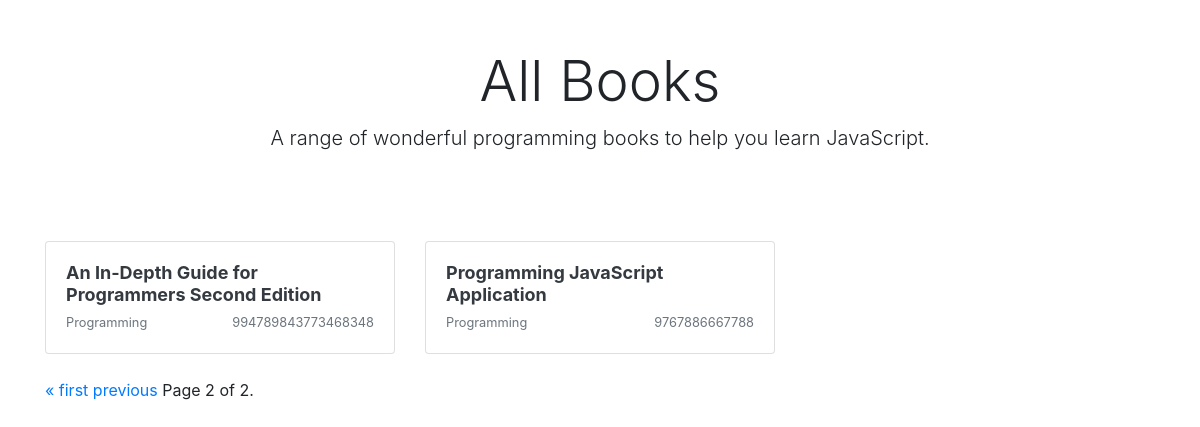
/books/g/Programming?page=2, run on the app's committed database.
### books/models.py (models this page shows, shortened)
class Books(models.Model):
    title = models.CharField(max_length=100)
    slug = models.SlugField(null=True)
    genre = models.CharField(max_length=100)
    author = models.CharField(max_length=100)
    isbn = models.CharField(max_length=100)
    count = models.IntegerField(null=True, default=0)
    class Meta:
        verbose_name_plural = "Books"

### books/views.py (the view)
# urls.py: path('g/<str:genre>', GenreView.as_view(), name='genre'),
class GenreView(ListView):
    model = Books
    template_name = 'home.html'
    context_object_name = 'books'
    paginate_by = 2  # Pagination over-write
    def get_queryset(self, *args, **kwargs):
        return Books.objects.filter(genre__icontains=self.kwargs.get('genre'))

### books/templates/home.html (shortened to what this page needs)
{% extends "base.html" %}
{% block content %}
    <div class="container">
        <div class="px-3 py-3 pt-md-5 pb-md-4 mx-auto text-center">
            <h1 class="display-4">All Books</h1>
            <p class="lead">A range of wonderful programming books to help you learn JavaScript.</p>
        </div>
        <div class="py-5">
            <div class="row">
                {% for book in books %}
                    <div class="col-md-4">
                        <a class="text-dark" href="{% url 'books:book-detail' slug=book.slug %}">
                            <div class="card mb-4 box-shadow">
                                <div class="card-body">
                                    <h2 style="font-size:18px;font-weight:bold;min-height:42px;">
                                        {{ book.title|truncatechars:50 }}</h2>
                                    <div class="d-flex justify-content-between align-items-center">
                                        <small class="text-muted">{{ book.genre }}</small>
                                        <small class="text-muted">{{ book.isbn }}</small>
                                    </div>
                                </div>
                            </div>
                        </a>
                    </div>
                {% endfor %}
            </div>
            <div class="row">
                <div class="col-12">
                    <span class="step-links">
                        {% if page_obj.has_previous %}
                            <a href="?page=1">&laquo; first</a>
                            <a href="?page={{ page_obj.previous_page_number }}">previous</a>
                        {% endif %}
                        <span class="current">
                            Page {{ page_obj.number }} of {{ page_obj.paginator.num_pages }}.
                        </span>
                    </span>
                </div>
            </div>
        </div>
    </div>
{% endblock %}

### data on the page
Books: title "An In-Depth Guide for Programmers Second Edition", genre "Programming", isbn "994789843773468348"
Books: title "Programming JavaScript Application", genre "Programming", isbn "9767886667788"

### other printed values
{{ page_obj.number }} "2"
{{ page_obj.paginator.num_pages }} "2"
